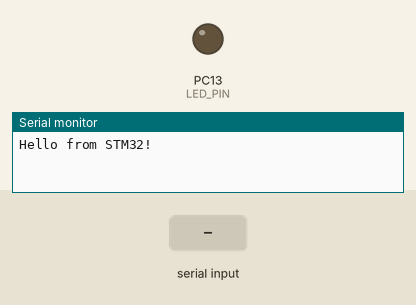
Bench run of a sketch on a simulated STM32 Black Pill. Parts: output pins drawn as LEDs (lit = HIGH), the last lines printed to the serial monitor. Inputs (shaded band) come from the test bench.

Above: at 1.2 s.
1.3 s: "t" received over Serial
At 2.7 s:
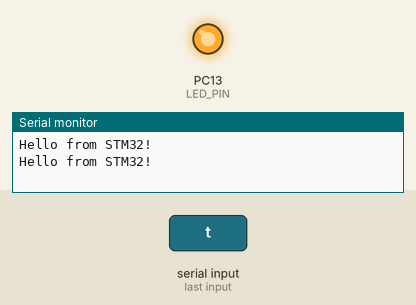
Timing chart, 0 to 4.3 s (numbered marks = the images above; inputs shaded):
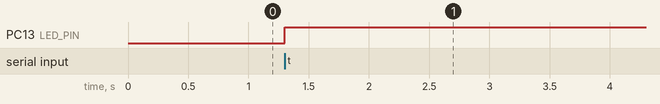

Measured:
- after the input at 1.3 s, PC13 (LED_PIN): LOW → HIGH at once

The sketch:

Laboratory_Assignment_2.ino
```cpp
#define LED_PIN PC13   // On-board LED on Black Pill

char receivedChar = 0;
bool ledState = false;
unsigned long lastHelloTime = 0;

void setup() {
  pinMode(LED_PIN, OUTPUT);
  Serial.begin(115200);  // USB Serial (CDC)
  while (!Serial);       // Wait for the Serial Monitor to open
}

void loop() {
  // Send "Hello" every 1 second
  if (millis() - lastHelloTime >= 1000) {
    Serial.println("Hello from STM32!");
    lastHelloTime = millis();
  }

  // Check if data is available
  if (Serial.available() > 0) {
    receivedChar = Serial.read();
    if (receivedChar == 't') {
      ledState = !ledState;
      digitalWrite(LED_PIN, ledState);
    }
  }
}
```
